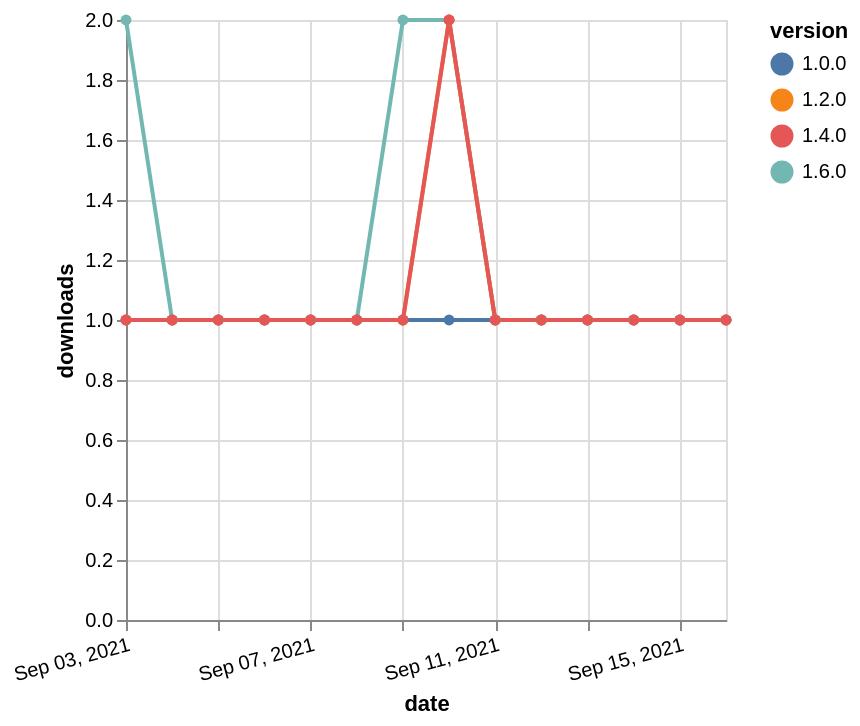

This figure's Vega-Lite source:
### Vega-Lite specification from a JSON file in a GitHub repository (floating-point values rounded to 4 significant figures)
{"$schema": "https://vega.github.io/schema/vega-lite/v5.json", "description": "A simple bar chart with embedded data.", "data": {"values": [{"date": "2021-09-03", "total": 112, "delta": 2, "version": "1.6.0"}, {"date": "2021-09-04", "total": 113, "delta": 1, "version": "1.6.0"}, {"date": "2021-09-05", "total": 114, "delta": 1, "version": "1.6.0"}, {"date": "2021-09-06", "total": 115, "delta": 1, "version": "1.6.0"}, {"date": "2021-09-07", "total": 116, "delta": 1, "version": "1.6.0"}, {"date": "2021-09-08", "total": 117, "delta": 1, "version": "1.6.0"}, {"date": "2021-09-09", "total": 119, "delta": 2, "version": "1.6.0"}, {"date": "2021-09-10", "total": 121, "delta": 2, "version": "1.6.0"}, {"date": "2021-09-11", "total": 122, "delta": 1, "version": "1.6.0"}, {"date": "2021-09-12", "total": 123, "delta": 1, "version": "1.6.0"}, {"date": "2021-09-13", "total": 124, "delta": 1, "version": "1.6.0"}, {"date": "2021-09-14", "total": 125, "delta": 1, "version": "1.6.0"}, {"date": "2021-09-15", "total": 126, "delta": 1, "version": "1.6.0"}, {"date": "2021-09-16", "total": 127, "delta": 1, "version": "1.6.0"}, {"date": "2021-09-03", "total": 159, "delta": 1, "version": "1.0.0"}, {"date": "2021-09-04", "total": 160, "delta": 1, "version": "1.0.0"}, {"date": "2021-09-05", "total": 161, "delta": 1, "version": "1.0.0"}, {"date": "2021-09-06", "total": 162, "delta": 1, "version": "1.0.0"}, {"date": "2021-09-07", "total": 163, "delta": 1, "version": "1.0.0"}, {"date": "2021-09-08", "total": 164, "delta": 1, "version": "1.0.0"}, {"date": "2021-09-09", "total": 165, "delta": 1, "version": "1.0.0"}, {"date": "2021-09-10", "total": 166, "delta": 1, "version": "1.0.0"}, {"date": "2021-09-11", "total": 167, "delta": 1, "version": "1.0.0"}, {"date": "2021-09-12", "total": 168, "delta": 1, "version": "1.0.0"}, {"date": "2021-09-13", "total": 169, "delta": 1, "version": "1.0.0"}, {"date": "2021-09-14", "total": 170, "delta": 1, "version": "1.0.0"}, {"date": "2021-09-15", "total": 171, "delta": 1, "version": "1.0.0"}, {"date": "2021-09-16", "total": 172, "delta": 1, "version": "1.0.0"}, {"date": "2021-09-03", "total": 143, "delta": 1, "version": "1.2.0"}, {"date": "2021-09-04", "total": 144, "delta": 1, "version": "1.2.0"}, {"date": "2021-09-05", "total": 145, "delta": 1, "version": "1.2.0"}, {"date": "2021-09-06", "total": 146, "delta": 1, "version": "1.2.0"}, {"date": "2021-09-07", "total": 147, "delta": 1, "version": "1.2.0"}, {"date": "2021-09-08", "total": 148, "delta": 1, "version": "1.2.0"}, {"date": "2021-09-09", "total": 149, "delta": 1, "version": "1.2.0"}, {"date": "2021-09-10", "total": 151, "delta": 2, "version": "1.2.0"}, {"date": "2021-09-11", "total": 152, "delta": 1, "version": "1.2.0"}, {"date": "2021-09-12", "total": 153, "delta": 1, "version": "1.2.0"}, {"date": "2021-09-13", "total": 154, "delta": 1, "version": "1.2.0"}, {"date": "2021-09-14", "total": 155, "delta": 1, "version": "1.2.0"}, {"date": "2021-09-15", "total": 156, "delta": 1, "version": "1.2.0"}, {"date": "2021-09-16", "total": 157, "delta": 1, "version": "1.2.0"}, {"date": "2021-09-03", "total": 165, "delta": 1, "version": "1.4.0"}, {"date": "2021-09-04", "total": 166, "delta": 1, "version": "1.4.0"}, {"date": "2021-09-05", "total": 167, "delta": 1, "version": "1.4.0"}, {"date": "2021-09-06", "total": 168, "delta": 1, "version": "1.4.0"}, {"date": "2021-09-07", "total": 169, "delta": 1, "version": "1.4.0"}, {"date": "2021-09-08", "total": 170, "delta": 1, "version": "1.4.0"}, {"date": "2021-09-09", "total": 171, "delta": 1, "version": "1.4.0"}, {"date": "2021-09-10", "total": 173, "delta": 2, "version": "1.4.0"}, {"date": "2021-09-11", "total": 174, "delta": 1, "version": "1.4.0"}, {"date": "2021-09-12", "total": 175, "delta": 1, "version": "1.4.0"}, {"date": "2021-09-13", "total": 176, "delta": 1, "version": "1.4.0"}, {"date": "2021-09-14", "total": 177, "delta": 1, "version": "1.4.0"}, {"date": "2021-09-15", "total": 178, "delta": 1, "version": "1.4.0"}, {"date": "2021-09-16", "total": 179, "delta": 1, "version": "1.4.0"}]}, "width": "container", "mark": {"type": "line", "point": {"filled": true}}, "encoding": {"x": {"field": "date", "type": "temporal", "timeUnit": "yearmonthdate", "title": "date", "axis": {"labelAngle": -15}}, "y": {"field": "delta", "type": "quantitative", "title": "downloads"}, "color": {"field": "version", "type": "nominal"}, "tooltip": {"field": "delta"}}}
